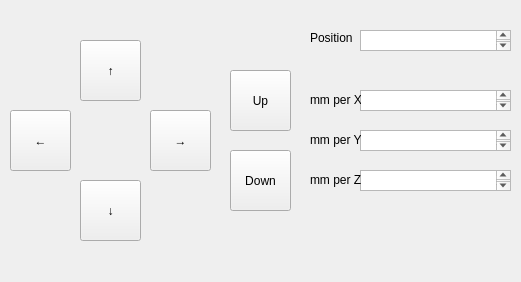
<?xml version="1.0" encoding="UTF-8"?>
<ui version="4.0">
 <class>MainWindow</class>
 <widget class="QMainWindow" name="MainWindow">
  <property name="geometry">
   <rect>
    <x>0</x>
    <y>0</y>
    <width>521</width>
    <height>282</height>
   </rect>
  </property>
  <property name="windowTitle">
   <string>MainWindow</string>
  </property>
  <widget class="QWidget" name="centralwidget">
   <widget class="QPushButton" name="buttonforward">
    <property name="geometry">
     <rect>
      <x>80</x>
      <y>40</y>
      <width>61</width>
      <height>61</height>
     </rect>
    </property>
    <property name="text">
     <string>↑</string>
    </property>
   </widget>
   <widget class="QPushButton" name="buttonleft">
    <property name="geometry">
     <rect>
      <x>10</x>
      <y>110</y>
      <width>61</width>
      <height>61</height>
     </rect>
    </property>
    <property name="text">
     <string>←</string>
    </property>
   </widget>
   <widget class="QPushButton" name="buttonright">
    <property name="geometry">
     <rect>
      <x>150</x>
      <y>110</y>
      <width>61</width>
      <height>61</height>
     </rect>
    </property>
    <property name="text">
     <string>→</string>
    </property>
   </widget>
   <widget class="QPushButton" name="buttondown">
    <property name="geometry">
     <rect>
      <x>230</x>
      <y>150</y>
      <width>61</width>
      <height>61</height>
     </rect>
    </property>
    <property name="text">
     <string>Down</string>
    </property>
   </widget>
   <widget class="QPushButton" name="buttonback">
    <property name="geometry">
     <rect>
      <x>80</x>
      <y>180</y>
      <width>61</width>
      <height>61</height>
     </rect>
    </property>
    <property name="text">
     <string>↓</string>
    </property>
   </widget>
   <widget class="QPushButton" name="buttonup">
    <property name="geometry">
     <rect>
      <x>230</x>
      <y>70</y>
      <width>61</width>
      <height>61</height>
     </rect>
    </property>
    <property name="text">
     <string>Up</string>
    </property>
   </widget>
   <widget class="QTextEdit" name="xmminput">
    <property name="geometry">
     <rect>
      <x>360</x>
      <y>90</y>
      <width>151</width>
      <height>21</height>
     </rect>
    </property>
   </widget>
   <widget class="QTextEdit" name="ymminput">
    <property name="geometry">
     <rect>
      <x>360</x>
      <y>130</y>
      <width>151</width>
      <height>21</height>
     </rect>
    </property>
   </widget>
   <widget class="QTextEdit" name="zmminput">
    <property name="geometry">
     <rect>
      <x>360</x>
      <y>170</y>
      <width>151</width>
      <height>21</height>
     </rect>
    </property>
   </widget>
   <widget class="QLabel" name="xlabel">
    <property name="geometry">
     <rect>
      <x>310</x>
      <y>90</y>
      <width>51</width>
      <height>20</height>
     </rect>
    </property>
    <property name="text">
     <string>mm per X:</string>
    </property>
   </widget>
   <widget class="QLabel" name="ylabel">
    <property name="geometry">
     <rect>
      <x>310</x>
      <y>130</y>
      <width>51</width>
      <height>20</height>
     </rect>
    </property>
    <property name="text">
     <string>mm per Y:</string>
    </property>
   </widget>
   <widget class="QLabel" name="zlabel">
    <property name="geometry">
     <rect>
      <x>310</x>
      <y>170</y>
      <width>51</width>
      <height>20</height>
     </rect>
    </property>
    <property name="text">
     <string>mm per Z:</string>
    </property>
   </widget>
   <widget class="QLabel" name="poslabel">
    <property name="geometry">
     <rect>
      <x>310</x>
      <y>30</y>
      <width>46</width>
      <height>16</height>
     </rect>
    </property>
    <property name="text">
     <string>Position</string>
    </property>
   </widget>
   <widget class="QTextBrowser" name="posdisplay">
    <property name="geometry">
     <rect>
      <x>360</x>
      <y>30</y>
      <width>151</width>
      <height>21</height>
     </rect>
    </property>
   </widget>
  </widget>
 </widget>
 <resources/>
 <connections/>
</ui>
